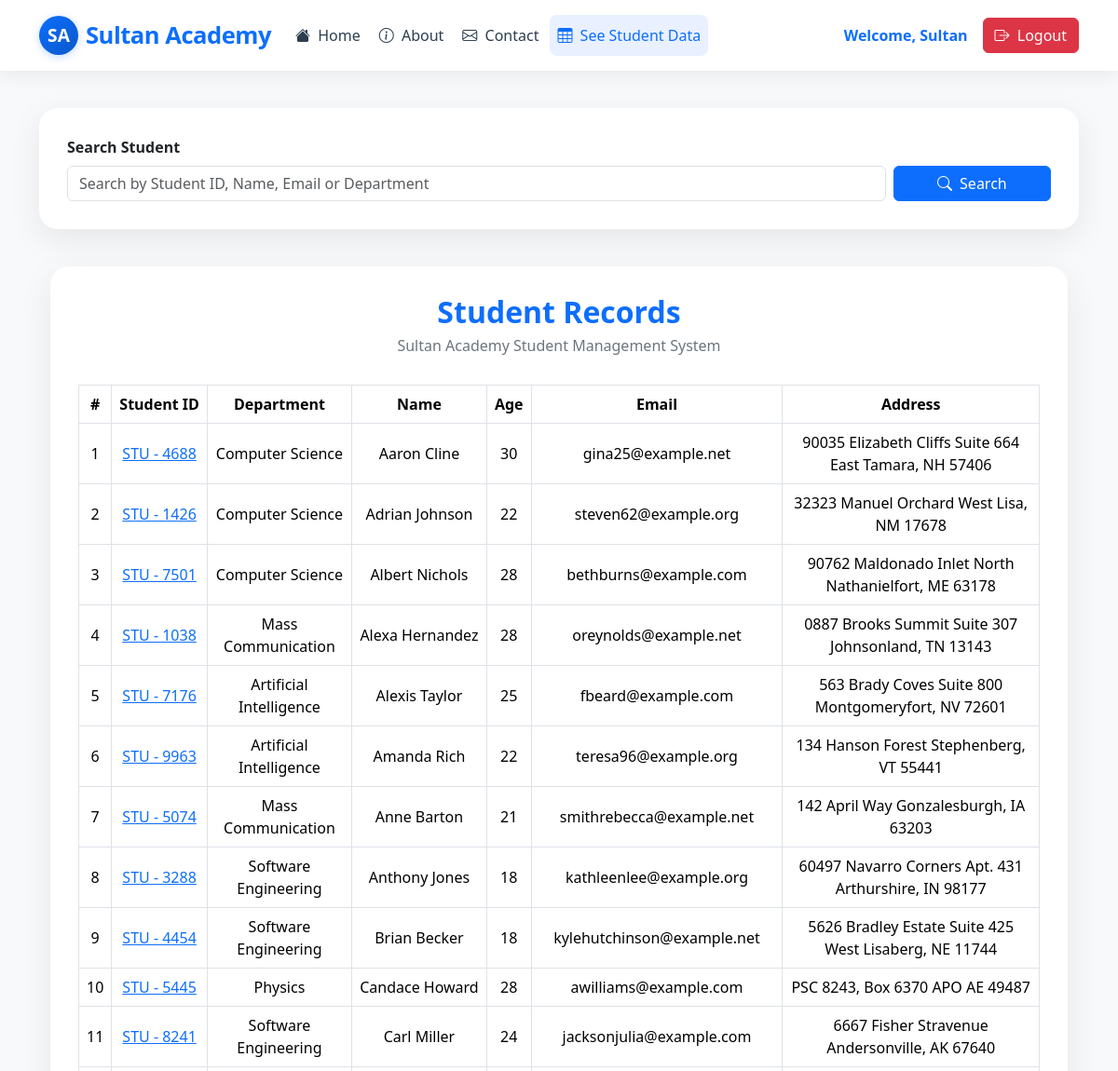
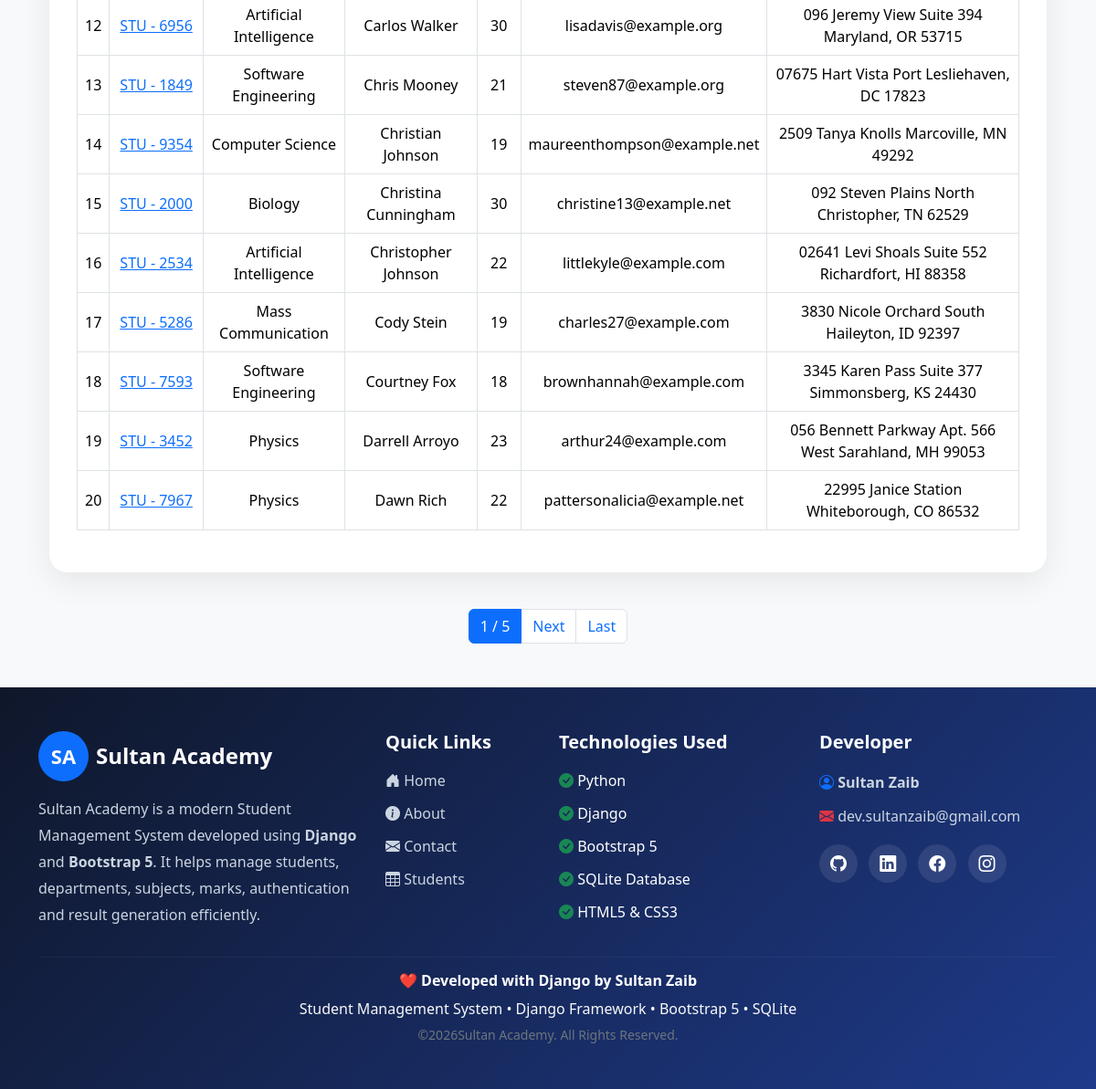
The app's page /student_view/ (signed in) with its own data (2 pictures, top to bottom).
### student/models.py (models this page shows, shortened)
class Student(models.Model):
    user = models.ForeignKey(User, on_delete=models.SET_NULL, blank=True, null=True)
    student = models.OneToOneField(
        StudentId, related_name="studentid", on_delete=models.CASCADE
    )
    department = models.ForeignKey(
        Department, related_name="departname", on_delete=models.CASCADE
    )
    student_name = models.CharField(max_length=100)
    student_email = models.EmailField(unique=True)
    student_age = models.IntegerField(default=18)
    student_address = models.TextField()
    class Meta:
        ordering = ["student_name"]
        verbose_name = "Student"
        verbose_name_plural = "Students"
        db_table = "student_table"

class StudentId(models.Model):
    student_id = models.CharField(max_length=100)

class Department(models.Model):
    department = models.CharField(max_length=100)
    def __str__(self):
        return self.department

### student/views.py (the view, shortened to what this page needs)
# urls.py: path("student_view/", student_view, name="student_view"),
@login_required(login_url="login_page")
def student_view(request):
    queryset = Student.objects.all()
    paginator = Paginator(queryset, 20)  # Show 25 contacts per page.
    page_number = request.GET.get("page")
    page_obj = paginator.get_page(page_number)
    context = {
        "queryset": queryset,
        "page_obj": page_obj,
    }
    return render(request, "app/student_view.html", context)

### student/templates/app/student_view.html (shortened to what this page needs)
{% extends 'app/base.html' %}
{% load static %}
{% block content %}
  <div class="student-wrapper mb-4">
    <form method="GET">
      <div class="row g-2 align-items-end">
        <div class="col-md-10">
          <label class="form-label fw-bold">Search Student</label>
          <input type="text" class="form-control" name="search" placeholder="Search by Student ID, Name, Email or Department" value="{{ search }}" />
        </div>
        <div class="col-md-2 d-grid">
          <button type="submit" class="btn btn-primary">
            <i class="bi bi-search me-1"></i>
            Search
          </button>
        </div>
      </div>
    </form>
  </div>
  <div class="container">
    <div class="student-wrapper">
      <h2 class="student-title">Student Records</h2>
      <p class="student-subtitle">Sultan Academy Student Management System</p>
      <div class="table-responsive">
        <table class="table table-bordered table-hover align-middle">
          <thead>
            <tr>
              <th>#</th>
              <th>Student ID</th>
              <th>Department</th>
              <th>Name</th>
              <th>Age</th>
              <th>Email</th>
              <th>Address</th>
            </tr>
          </thead>
          <tbody>
            {% for student in page_obj %}
              <tr>
                <td>{{ forloop.counter }}</td>
                <td>
                  <a href="{% url 'student_result' student.student.student_id %}">{{ student.student.student_id }}</a>
                </td>
                <td>{{ student.department }}</td>
                <td>{{ student.student_name }}</td>
                <td>{{ student.student_age }}</td>
                <td>{{ student.student_email }}</td>
                <td>{{ student.student_address }}</td>
              </tr>
            {% empty %}
              <tr>
                <td colspan="7" class="text-center text-muted py-4">No Students Found.</td>
              </tr>
            {% endfor %}
          </tbody>
        </table>
      </div>
    </div>
  </div>
  <nav class="mt-4">
    <ul class="pagination justify-content-center">
      <li class="page-item active">
        <span class="page-link">{{ page_obj.number }} / {{ page_obj.paginator.num_pages }}</span>
      </li>
      {% if page_obj.has_next %}
        <li class="page-item">
          <a class="page-link" href="?page={{ page_obj.next_page_number }}">Next</a>
        </li>
        <li class="page-item">
          <a class="page-link" href="?page={{ page_obj.paginator.num_pages }}">Last</a>
        </li>
      {% endif %}
    </ul>
  </nav>
{% endblock %}

### student/templates/app/base.html (shortened to what this page needs)
{% load static %}
<!DOCTYPE html>
<html lang="en">
  <head>
    <link href="https://cdn.jsdelivr.net/npm/bootstrap@5.3.8/dist/css/bootstrap.min.css" rel="stylesheet" />
    <link rel="stylesheet" href="https://cdn.jsdelivr.net/npm/bootstrap-icons@1.11.3/font/bootstrap-icons.min.css" />
  </head>
  <body>
    <nav class="navbar navbar-expand-lg fixed-top">
      <div class="container">
        <span class="navbar-brand">
          <span class="logo-circle">SA</span>
          <span class="brand-text">Sultan Academy</span>
        </span>
        <div class="collapse navbar-collapse" id="mainNavbar">
          <ul class="navbar-nav me-auto mb-2 mb-lg-0">
            <li class="nav-item">
              <a class="nav-link {% if request.resolver_match.url_name == 'home' %}active{% endif %}" href="{% url 'home_page' %}"><i class="bi bi-house-fill me-1"></i> Home</a>
            </li>
            <li class="nav-item">
              <a class="nav-link {% if request.resolver_match.url_name == 'about' %}active{% endif %}" href="{% url 'about_page' %}"><i class="bi bi-info-circle me-1"></i> About</a>
            </li>
            <li class="nav-item">
              <a class="nav-link {% if request.resolver_match.url_name == 'contact' %}active{% endif %}" href="{% url 'contact_page' %}"><i class="bi bi-envelope me-1"></i> Contact</a>
            </li>
            <li class="nav-item">
              <a class="nav-link {% if request.resolver_match.url_name == 'student_view' %}active{% endif %}" href="{% url 'student_view' %}">
                <i class="bi bi-table me-1"></i>
                See Student Data
              </a>
            </li>
          </ul>
          <div class="d-flex gap-2 align-items-center">
            {% if user.is_authenticated %}
              <span class="me-2 fw-semibold text-primary">Welcome, {{ user.first_name }}</span>
              <a href="{% url 'logout_page' %}" class="btn btn-danger">
                <i class="bi bi-box-arrow-right me-1"></i>
                Logout
              </a>
            {% endif %}
          </div>
        </div>
      </div>
    </nav>
    <main class="container">
      {% block content %}
      {% endblock %}
    </main>
    <footer class="academy-footer mt-5">
      <div class="container py-5">
        <div class="row gy-4">
          <div class="col-lg-4 col-md-6">
            <div class="d-flex align-items-center mb-3">
              <span class="footer-logo">SA</span>
              <h4 class="mb-0 ms-2 text-white fw-bold">Sultan Academy</h4>
            </div>
            <p class="footer-text">
              Sultan Academy is a modern Student Management System developed using <strong>Django</strong> and <strong>Bootstrap 5</strong>. It helps manage students, departments, subjects, marks, authentication and result generation efficiently.
            </p>
          </div>
          <div class="col-lg-2 col-md-6">
            <h5 class="footer-title">Quick Links</h5>
            <ul class="footer-links">
              <li>
                <a href="{% url 'home_page' %}"><i class="bi bi-house-door-fill"></i> Home</a>
              </li>
              <li>
                <a href="{% url 'about_page' %}"><i class="bi bi-info-circle-fill"></i> About</a>
              </li>
              <li>
                <a href="{% url 'contact_page' %}"><i class="bi bi-envelope-fill"></i> Contact</a>
              </li>
              <li>
                <a href="{% url 'student_view' %}"><i class="bi bi-table"></i> Students</a>
              </li>
            </ul>
          </div>
          <div class="col-lg-3 col-md-6">
            <h5 class="footer-title">Technologies Used</h5>
            <ul class="footer-links">
              <li>
                <i class="bi bi-check-circle-fill text-success"></i> Python
              </li>
              <li>
                <i class="bi bi-check-circle-fill text-success"></i> Django
              </li>
              <li>
                <i class="bi bi-check-circle-fill text-success"></i> Bootstrap 5
              </li>
              <li>
                <i class="bi bi-check-circle-fill text-success"></i> SQLite Database
              </li>
              <li>
                <i class="bi bi-check-circle-fill text-success"></i> HTML5 & CSS3
              </li>
            </ul>
          </div>
          <div class="col-lg-3 col-md-6">
            <h5 class="footer-title">Developer</h5>
            <p class="footer-text mb-2">
              <i class="bi bi-person-circle text-primary"></i>
              <strong>Sultan Zaib</strong>
            </p>
            <p class="footer-text">
              <i class="bi bi-envelope-fill text-danger"></i>
              dev.sultanzaib@gmail.com
            </p>
            <div class="social-icons mt-3">
              <a href="#"><i class="bi bi-github"></i></a>
              <a href="#"><i class="bi bi-linkedin"></i></a>
              <a href="#"><i class="bi bi-facebook"></i></a>
              <a href="#"><i class="bi bi-instagram"></i></a>
            </div>
          </div>
        </div>
        <hr class="footer-line" />
        <div class="text-center">
          <h6 class="text-white fw-bold">❤️ Developed with Django by Sultan Zaib</h6>
          <p class="mb-1 text-light">Student Management System • Django Framework • Bootstrap 5 • SQLite</p>
          <small class="text-secondary">©{% now 'Y' %}Sultan Academy. All Rights Reserved.</small>
        </div>
      </div>
    </footer>
  </body>
</html>

### student/templates/app/base.html (style rules this page uses)
body { padding-top: 76px; background: #f8f9fa; font-family: 'Segoe UI', Tahoma, Geneva, Verdana, sans-serif; }
.navbar { box-shadow: 0 4px 20px rgba(0, 0, 0, 0.07); background: #ffffff !important; padding: 0.75rem 0; transition: all 0.25s ease; }
.logo-circle { display: inline-flex; align-items: center; justify-content: center; width: 42px; height: 42px; background: linear-gradient(135deg, #0d6efd, #0a58ca); color: #fff; font-weight: 700; font-size: 1.2rem; border-radius: 50%; margin-right: 8px; box-shadow: 0 2px 8px rgba(13, 110, 253, 0.25); flex-shrink: 0; }
.brand-text { font-weight: 700; font-size: 1.6rem; letter-spacing: -0.5px; color: #0d6efd; text-decoration: none; }
.navbar-brand { display: flex; align-items: center; gap: 0; text-decoration: none; }
.navbar-nav .nav-link { font-weight: 500; font-size: 1rem; padding: 0.6rem 1rem; color: #2c3e50 !important; border-radius: 8px; transition: background 0.2s, color 0.2s; margin: 0 2px; cursor: default; }
.navbar-nav .nav-link:hover, .navbar-nav .nav-link.active { background: #e9f0ff; color: #0d6efd !important; }
.academy-footer { background: linear-gradient(135deg, #0f172a, #1e3a8a); color: white; margin-top: 80px; }
.footer-logo { width: 55px; height: 55px; background: #0d6efd; border-radius: 50%; display: flex; justify-content: center; align-items: center; font-size: 22px; font-weight: bold; color: #fff; }
.footer-title { font-weight: 700; margin-bottom: 18px; color: #fff; }
.footer-text { color: #cbd5e1; line-height: 1.8; }
.footer-links { list-style: none; padding: 0; margin: 0; }
.footer-links li { margin-bottom: 12px; }
.footer-links a { text-decoration: none; color: #cbd5e1; transition: 0.3s; }
.social-icons a { display: inline-flex; justify-content: center; align-items: center; width: 42px; height: 42px; border-radius: 50%; background: #ffffff18; color: white; margin-right: 8px; text-decoration: none; transition: 0.3s; font-size: 18px; }
.footer-line { border-color: rgba(255, 255, 255, 0.15); }

### student/templates/app/student_view.html (style rules this page uses)
.student-wrapper { max-width: 1200px; margin: 40px auto; background: #fff; border-radius: 20px; padding: 30px; box-shadow: 0 10px 35px rgba(0, 0, 0, 0.08); }
.student-title { text-align: center; font-size: 32px; font-weight: 700; color: #0d6efd; margin-bottom: 5px; }
.student-subtitle { text-align: center; color: #6c757d; margin-bottom: 30px; }
.table { vertical-align: middle; }
.table thead { background: #0d6efd; color: white; }
.table thead th { text-align: center; white-space: nowrap; }
.table tbody td { text-align: center; }

### records on screen
Student: student.student_id "STU - 4688", department "Computer Science", student_name "Aaron Cline", student_age "30", student_email "gina25@example.net", student_address "90035 Elizabeth Cliffs Suite 664 East Tamara, NH 57406"
Student: student.student_id "STU - 1426", department "Computer Science", student_name "Adrian Johnson", student_age "22", student_email "steven62@example.org", student_address "32323 Manuel Orchard West Lisa, NM 17678"
Student: student.student_id "STU - 7501", department "Computer Science", student_name "Albert Nichols", student_age "28", student_email "bethburns@example.com", student_address "90762 Maldonado Inlet North Nathanielfort, ME 63178"
Student: student.student_id "STU - 1038", department "Mass Communication", student_name "Alexa Hernandez", student_age "28", student_email "oreynolds@example.net", student_address "0887 Brooks Summit Suite 307 Johnsonland, TN 13143"
Student: student.student_id "STU - 7176", department "Artificial Intelligence", student_name "Alexis Taylor", student_age "25", student_email "fbeard@example.com", student_address "563 Brady Coves Suite 800 Montgomeryfort, NV 72601"
Student: student.student_id "STU - 9963", department "Artificial Intelligence", student_name "Amanda Rich", student_age "22", student_email "teresa96@example.org", student_address "134 Hanson Forest Stephenberg, VT 55441"
Student: student.student_id "STU - 5074", department "Mass Communication", student_name "Anne Barton", student_age "21", student_email "smithrebecca@example.net", student_address "142 April Way Gonzalesburgh, IA 63203"
Student: student.student_id "STU - 3288", department "Software Engineering", student_name "Anthony Jones", student_age "18", student_email "kathleenlee@example.org", student_address "60497 Navarro Corners Apt. 431 Arthurshire, IN 98177"
Student: student.student_id "STU - 4454", department "Software Engineering", student_name "Brian Becker", student_age "18", student_email "kylehutchinson@example.net", student_address "5626 Bradley Estate Suite 425 West Lisaberg, NE 11744"
Student: student.student_id "STU - 5445", department "Physics", student_name "Candace Howard", student_age "28", student_email "awilliams@example.com", student_address "PSC 8243, Box 6370 APO AE 49487"
Student: student.student_id "STU - 8241", department "Software Engineering", student_name "Carl Miller", student_age "24", student_email "jacksonjulia@example.com", student_address "6667 Fisher Stravenue Andersonville, AK 67640"
Student: student.student_id "STU - 6956", department "Artificial Intelligence", student_name "Carlos Walker", student_age "30", student_email "lisadavis@example.org", student_address "096 Jeremy View Suite 394 Maryland, OR 53715"
Student: student.student_id "STU - 1849", department "Software Engineering", student_name "Chris Mooney", student_age "21", student_email "steven87@example.org", student_address "07675 Hart Vista Port Lesliehaven, DC 17823"
Student: student.student_id "STU - 9354", department "Computer Science", student_name "Christian Johnson", student_age "19", student_email "maureenthompson@example.net", student_address "2509 Tanya Knolls Marcoville, MN 49292"
Student: student.student_id "STU - 2000", department "Biology", student_name "Christina Cunningham", student_age "30", student_email "christine13@example.net", student_address "092 Steven Plains North Christopher, TN 62529"
Student: student.student_id "STU - 2534", department "Artificial Intelligence", student_name "Christopher Johnson", student_age "22", student_email "littlekyle@example.com", student_address "02641 Levi Shoals Suite 552 Richardfort, HI 88358"
Student: student.student_id "STU - 5286", department "Mass Communication", student_name "Cody Stein", student_age "19", student_email "charles27@example.com", student_address "3830 Nicole Orchard South Haileyton, ID 92397"
Student: student.student_id "STU - 7593", department "Software Engineering", student_name "Courtney Fox", student_age "18", student_email "brownhannah@example.com", student_address "3345 Karen Pass Suite 377 Simmonsberg, KS 24430"
Student: student.student_id "STU - 3452", department "Physics", student_name "Darrell Arroyo", student_age "23", student_email "arthur24@example.com", student_address "056 Bennett Parkway Apt. 566 West Sarahland, MH 99053"
Student: student.student_id "STU - 7967", department "Physics", student_name "Dawn Rich", student_age "22", student_email "pattersonalicia@example.net", student_address "22995 Janice Station Whiteborough, CO 86532"

### other values on screen
{{ user.first_name }} "Sultan"
{{ page_obj.number }} "1"
{{ page_obj.paginator.num_pages }} "5"
